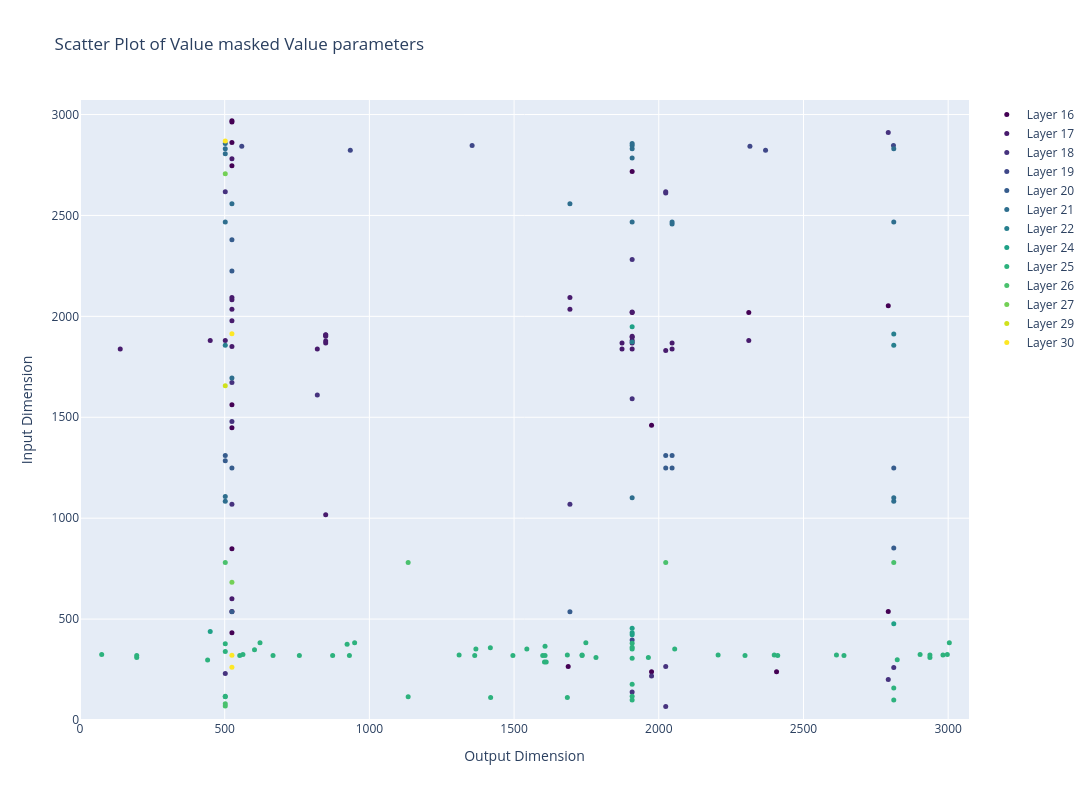

Notebook cell for this chart:
### Code cell
fig = go.Figure()
l = config.specs.target_layers[0]
colormap = cm.get_cmap('viridis', len(coordinates))
# Loop over each set of coordinates
for i in range(len(coordinates)):
    fig.add_trace(go.Scatter(
        x=coordinates[i][:,1],  # Second column for x
        y=coordinates[i][:,0],  # First column for y
        mode='markers',
        marker=dict(
            size=5,
            color=f'rgba{colormap(i)}'  # Custom color for each trace
        ),
        name=f'Layer {l+i}'
    ))

# Update layout for better visual clarity
fig.update_layout(
    title="Scatter Plot of Value masked Value parameters",

    height=800,
    width=1200,
    xaxis=dict(title="Output Dimension", range=[0, 3072]),  # X-axis range fixed to [0, 800]
    yaxis=dict(title="Input Dimension", range=[0, 3072]),
    showlegend=True
)

# Display the plot
fig.show()

### Figure 1 — Plotly figure (JSON) as saved in the notebook; plotly's stock layout.template omitted (floating-point values rounded to 4 significant figures)
{"data": [{"marker": {"color": "rgba(0.267004, 0.004874, 0.329415, 1.0)", "size": 5}, "mode": "markers", "name": "Layer 16", "type": "scatter", "x": [1975, 2407, 1687, 525, 525, 2793, 525, 525, 1975, 525, 1908, 2311, 2793, 1908, 525, 525, 525, 525], "y": [239, 239, 265, 432, 537, 537, 848, 1448, 1460, 1562, 2019, 2019, 2052, 2718, 2746, 2862, 2963, 2969]}, {"marker": {"color": "rgba(0.28291, 0.105393, 0.426902, 1.0)", "size": 5}, "mode": "markers", "name": "Layer 17", "type": "scatter", "x": [525, 849, 2024, 139, 820, 1873, 1908, 2046, 525, 849, 1873, 1908, 2046, 849, 450, 502, 1908, 2311, 1908, 849, 1908, 849, 849, 525, 1908, 525, 1693, 525, 525, 1693, 525], "y": [601, 1017, 1831, 1838, 1838, 1838, 1838, 1838, 1851, 1868, 1868, 1868, 1868, 1878, 1880, 1880, 1880, 1880, 1897, 1902, 1902, 1908, 1909, 1978, 2021, 2035, 2035, 2082, 2094, 2094, 2781]}, {"marker": {"color": "rgba(0.275191, 0.194905, 0.496005, 1.0)", "size": 5}, "mode": "markers", "name": "Layer 18", "type": "scatter", "x": [2024, 1908, 2793, 1975, 502, 2812, 2024, 525, 1693, 525, 1908, 820, 525, 1908, 2024, 502, 2024, 2793], "y": [67, 139, 201, 218, 230, 260, 265, 1069, 1069, 1479, 1592, 1610, 1672, 2282, 2611, 2617, 2617, 2911]}, {"marker": {"color": "rgba(0.248629, 0.278775, 0.534556, 1.0)", "size": 5}, "mode": "markers", "name": "Layer 19", "type": "scatter", "x": [1908, 934, 2369, 559, 2315, 1355, 2811], "y": [397, 2823, 2823, 2843, 2843, 2846, 2846]}, {"marker": {"color": "rgba(0.212395, 0.359683, 0.55171, 1.0)", "size": 5}, "mode": "markers", "name": "Layer 20", "type": "scatter", "x": [525, 1693, 2812, 525, 2024, 2046, 2812, 502, 502, 2024, 2046, 525, 525], "y": [536, 536, 852, 1249, 1249, 1249, 1249, 1285, 1311, 1311, 1311, 2225, 2380]}, {"marker": {"color": "rgba(0.180629, 0.429975, 0.557282, 1.0)", "size": 5}, "mode": "markers", "name": "Layer 21", "type": "scatter", "x": [502, 2812, 1908, 2812, 502, 525, 2046, 502, 1908, 2046, 2812, 525, 1693, 1908, 502, 502, 1908, 2812, 1908, 502, 1908], "y": [1084, 1084, 1101, 1101, 1108, 1695, 2457, 2468, 2468, 2468, 2468, 2558, 2558, 2785, 2806, 2830, 2830, 2830, 2846, 2856, 2856]}, {"marker": {"color": "rgba(0.153364, 0.497, 0.557724, 1.0)", "size": 5}, "mode": "markers", "name": "Layer 22", "type": "scatter", "x": [502, 2812, 1908, 2812], "y": [1857, 1857, 1873, 1913]}, {"marker": {"color": "rgba(0.127568, 0.566949, 0.550556, 1.0)", "size": 5}, "mode": "markers", "name": "Layer 23", "type": "scatter", "x": [], "y": []}, {"marker": {"color": "rgba(0.122312, 0.633153, 0.530398, 1.0)", "size": 5}, "mode": "markers", "name": "Layer 24", "type": "scatter", "x": [1908, 1908, 450, 1908, 2812, 1908], "y": [423, 432, 438, 454, 477, 1948]}, {"marker": {"color": "rgba(0.175707, 0.6979, 0.491033, 1.0)", "size": 5}, "mode": "markers", "name": "Layer 25", "type": "scatter", "x": [1908, 2812, 1419, 1684, 502, 1134, 502, 1908, 2812, 1908, 1605, 1611, 441, 2824, 1908, 196, 1783, 1964, 2937, 196, 552, 667, 758, 873, 931, 1364, 1496, 1599, 1607, 1735, 2298, 2411, 2640, 1310, 1684, 1735, 2205, 2399, 2614, 2937, 2982, 75, 563, 2903, 2997, 502, 603, 1368, 1544, 1908, 2055, 1418, 1908, 1607, 923, 502, 1908, 622, 949, 1748, 3004], "y": [99, 99, 112, 112, 115, 115, 118, 118, 158, 177, 288, 288, 297, 298, 306, 310, 310, 310, 310, 319, 319, 319, 319, 319, 319, 319, 319, 319, 319, 319, 319, 319, 319, 322, 322, 322, 322, 322, 322, 322, 322, 325, 325, 325, 325, 340, 348, 352, 352, 352, 352, 358, 360, 365, 375, 378, 380, 383, 383, 383, 383]}, {"marker": {"color": "rgba(0.288921, 0.758394, 0.428426, 1.0)", "size": 5}, "mode": "markers", "name": "Layer 26", "type": "scatter", "x": [502, 502, 502, 1134, 2024, 2812], "y": [69, 80, 781, 781, 781, 781]}, {"marker": {"color": "rgba(0.449368, 0.813768, 0.335384, 1.0)", "size": 5}, "mode": "markers", "name": "Layer 27", "type": "scatter", "x": [525, 502], "y": [682, 2706]}, {"marker": {"color": "rgba(0.626579, 0.854645, 0.223353, 1.0)", "size": 5}, "mode": "markers", "name": "Layer 28", "type": "scatter", "x": [], "y": []}, {"marker": {"color": "rgba(0.814576, 0.883393, 0.110347, 1.0)", "size": 5}, "mode": "markers", "name": "Layer 29", "type": "scatter", "x": [502], "y": [1656]}, {"marker": {"color": "rgba(0.993248, 0.906157, 0.143936, 1.0)", "size": 5}, "mode": "markers", "name": "Layer 30", "type": "scatter", "x": [525, 525, 525, 502], "y": [261, 321, 1914, 2869]}], "layout": {"height": 800, "showlegend": true, "title": {"text": "Scatter Plot of Value masked Value parameters"}, "width": 1200, "xaxis": {"range": [0, 3072], "title": {"text": "Output Dimension"}}, "yaxis": {"range": [0, 3072], "title": {"text": "Input Dimension"}}}}
